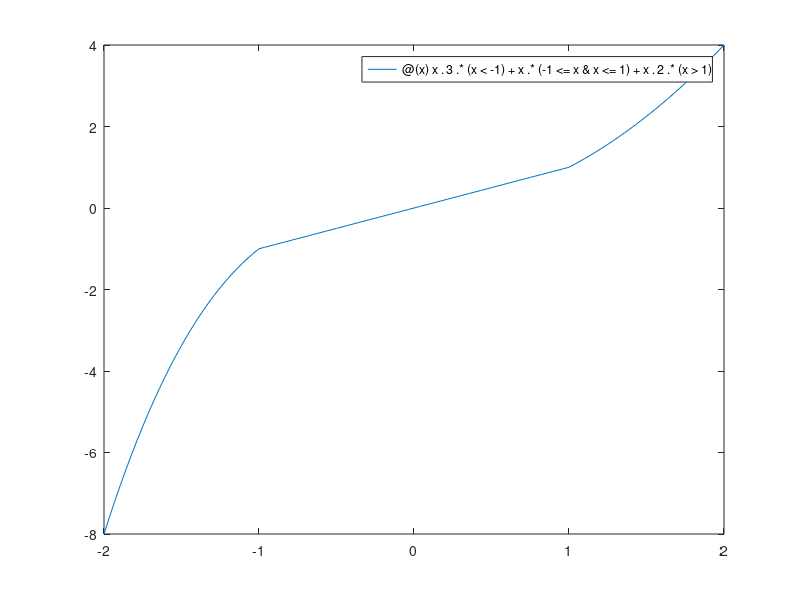

Write the MATLAB code that produced this figure. (Note: this script raises an error after producing the figure.)
% Math 3341, Fall 2021
% Lab 03: Functions and Control Flows
% Author: Libao Jin
% Date: 09/06/2021

clc             % clear command window
close all       % close figure windows
clear           % clear variables workspace
format compact  % show results in compact format

%% 1 Anonymous Function

% 1(a)
rowSums = @(mat) sum(mat, 2)
magicMat5 = magic(5)
magicMat7 = magic(7)
magicMat5RowSums = rowSums(magicMat5)
magicMat7RowSums = rowSums(magicMat7)

% 1(b)
f = @(x) x .* log(x)
g = @(y) y .* exp(y)
h = @(z) g(f(z))
z = linspace(1, 5, 11)'
hz = h(z)

% 1(c)
matProd = @(A, B) A * B * B' * A'
A = reshape(colon(1, 6), 3, 2)'
B = reshape(colon(7, 18), 3, 4)
matProdAB = matProd(A, B)

% 1(d)
p = @(x) x.^3 .* (x < -1) + x .* (-1 <= x & x <= 1) + x.^2 .* (x > 1)
fplot(p, [-2, 2])
print(gcf, '-dpng', 'lab_03_1d.png')

%% 2 Function Files

% 2(c)
fprintf('%2s %20s %20s\n', 'n', 'factorialRecursive', 'factorialIterative');
for n = 1:20
    f1 = factorialRecursive(n);
    f2 = factorialIterative(n);
    fprintf('%2d %20d %20d\n', n, f1, f2);
end

%% 3 Application: Real-Life Problems

% 3(a)
dayOfWeek(1970, 1, 7)
dayOfWeek(1970, 3, 7)
dayOfWeek(1971, 3, 8)
dayOfWeek(1988, 8, 8)
dayOfWeek(1999, 9, 9)
dayOfWeek(2021, 2, 10)

% 3(b)
maxBottles1 = maxBeverageBottles(10, 2, 4, 2)
maxBottles2 = maxBeverageBottles(1000, 2, 5, 3)
